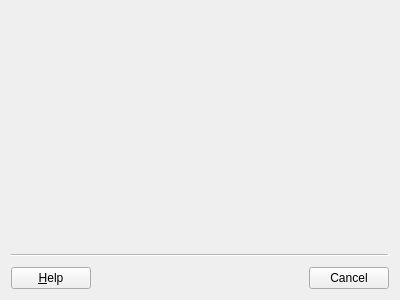
<?xml version="1.0" encoding="UTF-8"?>
<ui version="4.0">
 <class>StorageSyncWizard</class>
 <widget class="QWizard" name="StorageSyncWizard">
  <property name="geometry">
   <rect>
    <x>0</x>
    <y>0</y>
    <width>400</width>
    <height>300</height>
   </rect>
  </property>
  <property name="windowTitle">
   <string>Wizard</string>
  </property>
  <property name="options">
   <set>QWizard::HaveHelpButton|QWizard::NoBackButtonOnLastPage|QWizard::NoBackButtonOnStartPage</set>
  </property>
 </widget>
 <resources/>
 <connections/>
</ui>
